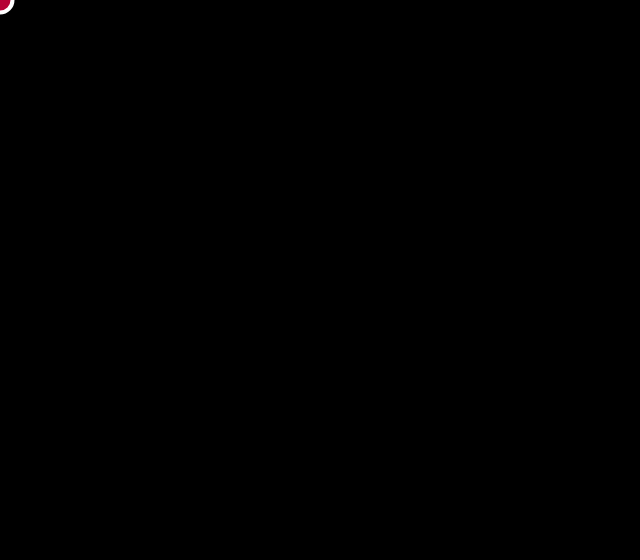
Frame 1 (no input)
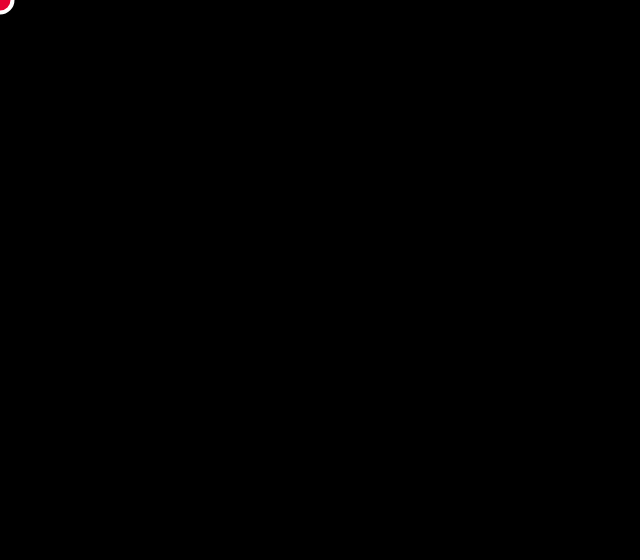
Frame 60 (no input)
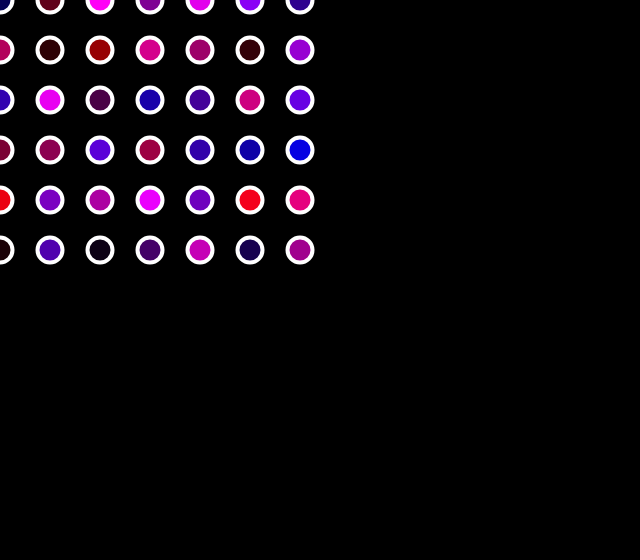
Frame 120 (the mouse pressed at the canvas centre since frame 60)

The p5.js sketch that drew these frames (run headless with seeded random() and noise() and a simulated clock; from frame 60 on, the mouse is pressed at the canvas centre):

// p5.js sketch
// ── sketch.js

function setup() {
    createCanvas(640,560);
}


function draw() {
    background(0)
    strokeWeight(4);
    stroke(255);
    
    
    for(var x=0; x<= mouseX;x+=50){
       for(var y=0; y<= mouseY;y+=50) {fill(random(255),0,random(255))
        ellipse(x,y,25,25);
                                     }
    }
    
        

    
    
}
